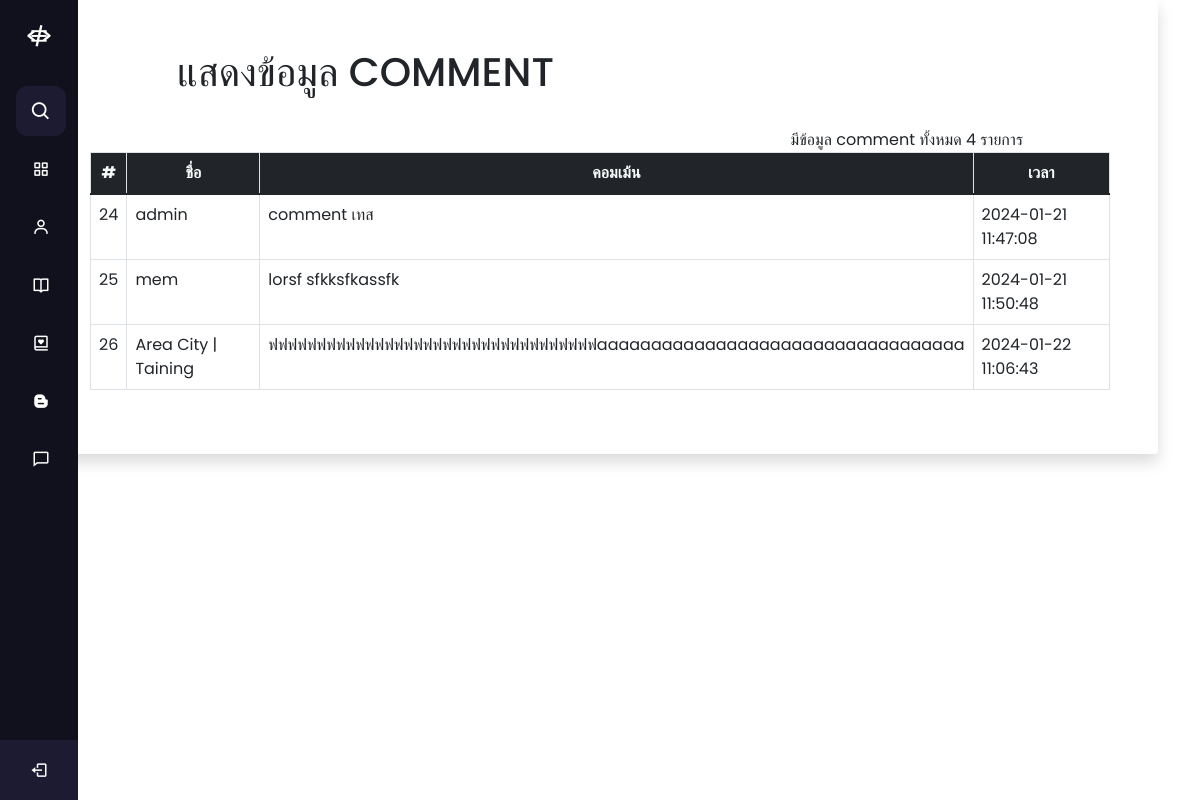
/Backend/backend/php/page/comment.php, run on the app's committed database.
### tables this page shows
CREATE TABLE IF NOT EXISTS `life_comment` (
  `id` int(11) NOT NULL AUTO_INCREMENT,
  `name` varchar(50) NOT NULL,
  `comment` text NOT NULL,
  `comment_time` timestamp NOT NULL DEFAULT current_timestamp(),
  PRIMARY KEY (`id`) USING BTREE
);

### Backend/backend/php/page/comment.php (the view, shortened to what this page needs)
<?php
require_once("../config/connection.php")
?>
<!DOCTYPE html>
<html lang="en" dir="ltr">
  <head>
    <link rel="stylesheet" href="/Backend/backend/css/all_bbp.css" />
    <link href="https://cdn.jsdelivr.net/npm/bootstrap@5.1.3/dist/css/bootstrap.min.css" rel="stylesheet">
    <link href="https://unpkg.com/boxicons@2.0.7/css/boxicons.min.css" rel="stylesheet" />
  </head>
  <body>
    <div class="sidebar">
      <div class="logo-details">
        <i class='bx bx-code-alt'></i>
        <i class="bx bx-menu" id="btn"></i>
      </div>
      <ul class="nav-list">
        <li>
          <i class="bx bx-search"></i>
        </li>
        <li>
          <a href="/Backend/backend/index.php">
            <i class="bx bx-grid-alt"></i>
          </a>
        </li>
        <li>
          <a href="/Backend/backend/php/user.php">
            <i class="bx bx-user"></i>
          </a>
        </li>
        <li>
          <a href="/Backend/backend/php/book.php">
            <i class="bx bx-book-open"></i>
          </a>
        </li>
        <li>
          <a href="/Backend/backend/php/podcat.php">
            <i class="bx bx-book-heart"></i>
          </a>
        </li>
        <li>
          <a href="/Backend/backend/php/blog.php">
            <i class="bx bxl-blogger"></i>
          </a>
        </li>
        <li>
          <a href="../php/comment/comment.php">
            <i class='bx bx-comment'></i>
          </a>
        </li>
        <li class="profile">
          <div class="profile-details">
            <div class="name_job">
              <div class="name">admin life lesson</div>
              <div class="job">Devloper</div>
            </div>
          </div>
          <a href="../php/page/life_out.php"><i class="bx bx-log-out" id="log_out"></i></a>
        </li>
      </ul>
    </div>
    <div class="flex-container">
        <div class="container">
            <div class="shadow rounded p-5 bg-body h-100">
                <div class="row justify-content-center">
                    <div class="col-lg-10">
                        <h1 class="pb-4"> แสดงข้อมูล COMMENT </h1>
                          <?php
                         $sql = "SELECT COUNT(*) as id From life_comment";
                         $query = $conn->prepare($sql);
                         $query->execute();
                         $fetch = $query->fetch();
                         ?>
                        <span class="float-end" >มีข้อมูล comment ทั้งหมด <?= $fetch['id'] ?> รายการ </span>
                    </div>
                    <div class="col-lg-12">
                        <div class="table-responsive" >
                            <table class="table table-bordered">
                                <thead>
                                <tr class="text-center text-light bg-dark">
                                    <th>#</th>
                                    <th>ชื่อ</th>
                                    <th>คอมเม้น</th>
                                    <th>เวลา</th>
                                </tr>
                                </thead>
                                <tbody>
                                <?php
                                $sql ="SELECT * FROM life_comment";
                                $user = $conn->prepare($sql);
                                $user->execute();
                                ?>
                                <?PHP foreach($user as $userItem) : ?>
                                    <tr>
                                      <td><?= $userItem['id'] ?></td>
                                      <td><?= $userItem['name'] ?></td>
                                      <td><?= $userItem['comment'] ?></td>
                                      <td><?= $userItem['comment_time'] ?></td>
                                    </tr>
                                <?php endforeach; ?>
                                </tbody>
                            </table>
                        </div>
                    </div>
                </div>
            </div>
        </div>
    </div>
  </body>
</html>

### Backend/backend/css/all_bbp.css (style rules this page uses)
* { margin: 0; padding: 0; box-sizing: border-box; font-family: "Poppins" , sans-serif; }
.sidebar { position: fixed; left: 0; top: 0; height: 100%; width: 78px; background: #11101D; padding: 6px 14px; z-index: 99; transition: all 0.5s ease; }
.sidebar .logo-details { height: 60px; display: flex; align-items: center; position: relative; }
.sidebar .logo-details #btn { position: absolute; top: 50%; right: 0; transform: translateY(-50%); font-size: 22px; transition: all 0.4s ease; font-size: 23px; text-align: center; cursor: pointer; transition: all 0.5s ease; }
.sidebar i { color: #fff; height: 60px; min-width: 50px; font-size: 28px; text-align: center; line-height: 60px; }
.sidebar .nav-list { margin-top: 20px; height: 100%; margin-left: -30px; }
.sidebar li { position: relative; margin: 8px 0; list-style: none; }
.sidebar .bx-search { position: absolute; top: 50%; left: 0; transform: translateY(-50%); font-size: 22px; background: #1d1b31; color: #FFF; }
.sidebar li a { display: flex; height: 100%; width: 100%; border-radius: 12px; align-items: center; text-decoration: none; transition: all 0.4s ease; background: #11101D; }
.sidebar li i { height: 50px; line-height: 50px; font-size: 18px; border-radius: 12px; }
.sidebar li.profile { position: fixed; height: 60px; width: 78px; left: 0; bottom: -8px; padding: 10px 14px; background: #1d1b31; transition: all 0.5s ease; overflow: hidden; }
.sidebar li .profile-details { display: flex; align-items: center; flex-wrap: nowrap; }
.sidebar li.profile .name, .sidebar li.profile .job { font-size: 15px; font-weight: 400; color: #fff; white-space: nowrap; }
.sidebar li.profile .job { font-size: 12px; }
.sidebar .profile #log_out { position: absolute; top: 50%; right: 0; transform: translateY(-50%); background: #1d1b31; width: 100%; height: 60px; line-height: 60px; border-radius: 0px; transition: all 0.5s ease; }

### data on the page
life_comment: id "24", name "admin", comment "comment เทส", comment_time "2024-01-21 11:47:08"
life_comment: id "25", name "mem", comment "lorsf sfkksfkassfk", comment_time "2024-01-21 11:50:48"
life_comment: id "26", name "Area City | Taining", comment "ฟฟฟฟฟฟฟฟฟฟฟฟฟฟฟฟฟฟฟฟฟฟฟฟฟฟฟฟฟฟฟฟฟฟaaaaaaaaaaaaaaaaaaaaaaaaaaaaaaaaaa", comment_time "2024-01-22 11:06:43"

### other printed values
$fetch['id'] "4"
